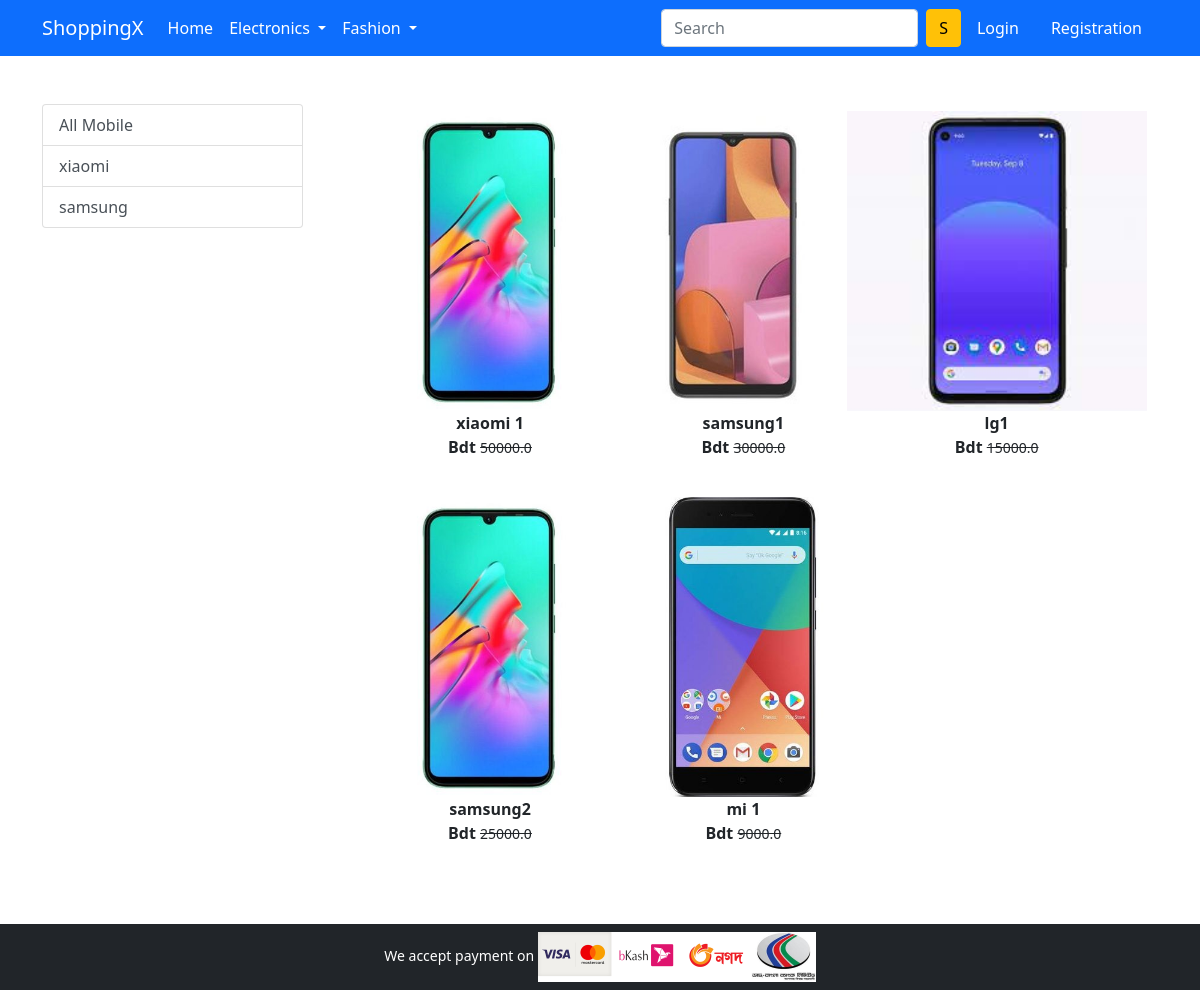
/mobile/, run on the app's committed database.
### app/models.py (models this page shows)
class Product(models.Model):
 title = models.CharField(max_length=100)
 selling_price = models.FloatField ()
 discounted_price = models.FloatField ()
 description = models. TextField()
 brand = models.CharField (max_length=100)
 category = models.CharField(choices = CATEGORY_CHOICES,max_length=2)
 product_image = models. ImageField(upload_to='productimg')

### app/views.py (the view)
# urls.py: path('mobile/', views.mobile, name='mobile'),
def mobile(request, data=None):
    if data == None:
        mobiles = Product.objects.filter(category='M')
    elif data == 'xiaomi' or data == 'samsung':
        mobiles = Product.objects.filter(category='M').filter(brand=data)
    return render(request, 'app/mobile.html', {'mobiles': mobiles})

### app/templates/app/mobile.html (shortened to what this page needs)
{% extends 'app/base.html' %}
{% load static %}
{% block main-content %}
<div class="container my-5">
 <div class="row">
  <div class="col-sm-3">
   <div class="list-group">
    <a href="{%url 'mobile' %}" class="list-group-item list-group-item-action" aria-current="true">All Mobile</a>
    <a href="{%url 'mobiledata' 'xiaomi' %}" class="list-group-item list-group-item-action" aria-current="true">xiaomi</a>
    <a href="{%url 'mobiledata' 'samsung' %}" class="list-group-item list-group-item-action">samsung</a>
   </div>
  </div>
  <div class="col-sm-8 ">
    <div class="row">
     {% for product in mobiles %}
      <div class="col-sm-4 text-center mb-4">
       <a href="{% url 'product-detail' product.id %}" class="btn">
        <div class="item">
         <img src="{{product.product_image.url}}" alt="" height="300" class">
         <div class="fw-bold">{{product.title}}</div>
         <div class="fw-bold">Bdt {{product.discount_price}}
         <small class="fw-light text-decoration-line-through">{{product.selling_price}}</small></div>
        </div>
       </a>
        </div>
        {% endfor %}
      </div>
    </div>
    </div>
</div>
{% endblock main-content %}

### data on the page
Product: product_image (picture), title "xiaomi 1", selling_price "50000.0"
Product: product_image (picture), title "samsung1", selling_price "30000.0"
Product: product_image (picture), title "lg1", selling_price "15000.0"
Product: product_image (picture), title "samsung2", selling_price "25000.0"
Product: product_image (picture), title "mi 1", selling_price "9000.0"
